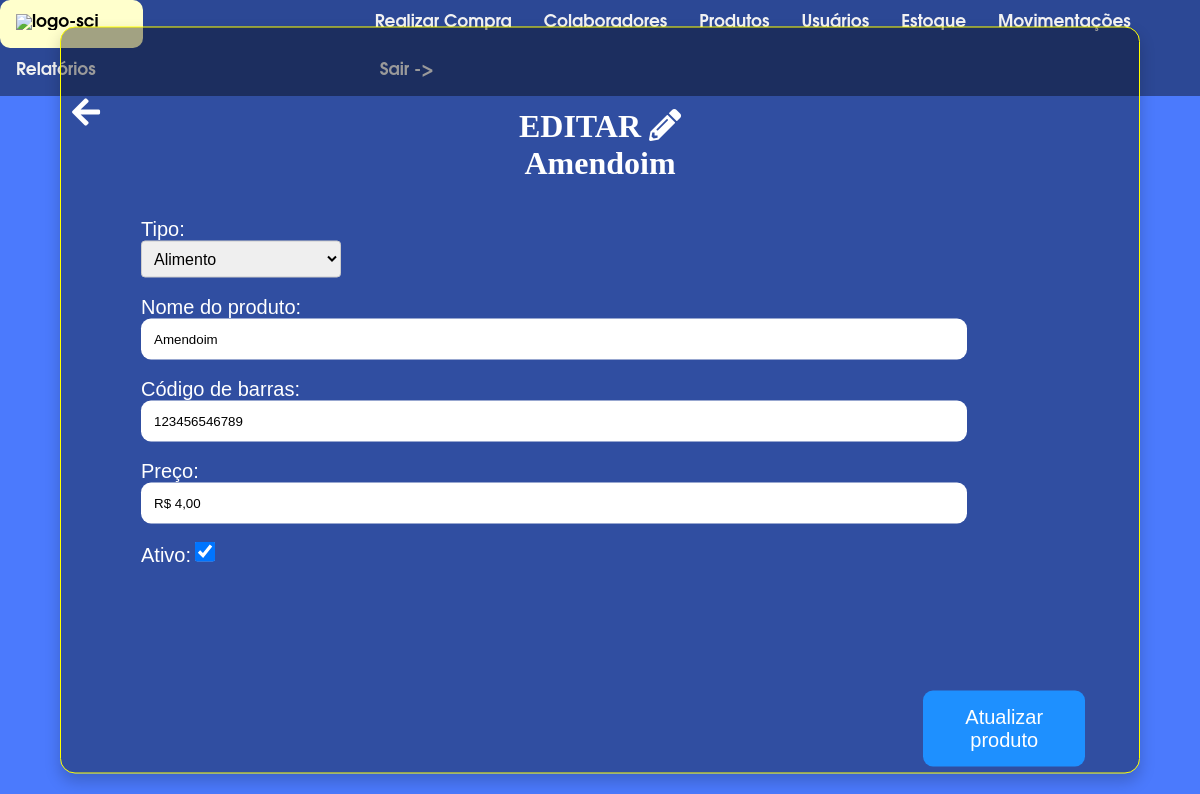
Page /home/editar-produto/2 (signed in) on the committed database.
### produtos/models.py (models this page shows, shortened)
class Produtos(models.Model):
    TIPOS_CHOICES = (
    ('Alimento', 'Alimento'),
    ('Ingresso', 'Ingresso'),
    ('Roupa','Roupa')
    )
    nome = models.CharField(max_length=50)
    cod_barras = models.IntegerField()
    preco = models.DecimalField(max_digits=200,decimal_places=2)
    tipo = models.CharField(max_length=8,choices=TIPOS_CHOICES)
    situacao = models.CharField(default="Ativo", max_length=7)

### produtos/views.py (the view, shortened to what this page needs)
# urls.py: path('editar-produto/<int:id>',EditarProdu,name="EditarProdu"),
@login_required(login_url='Login')
def EditarProdu(request,id):
    produto = Produtos.objects.get(id=id)
    if request.method == 'POST':
        nome = request.POST.get('nome')
        cod_barras = request.POST.get('cod_barras')
        cod_barras = cod_barras.replace('-','').replace('_','')
        preco = request.POST.get('preco')
        tipo = request.POST.get('tipo')
        situacao =  request.POST.get('ativo')
        lista_cods = Produtos.objects.exclude(id=id).values_list('cod_barras',flat=True)
        try:
            if len(cod_barras) == 12:
                if int(cod_barras) not in lista_cods:
                    if situacao == 'on':
                        situacao = 'Ativo'
                    else:
                        situacao = 'Inativo'
                    preco = preco.replace('R$ ','').replace(',','.')
                    print(preco)
                    produto = Produtos.objects.filter(id=id).update(nome=nome,cod_barras=int(cod_barras),preco=Decimal(preco),tipo=tipo,situacao=situacao)
                    limpar_cache_sessao(request)
                    return redirect('ListarProdu')
                else:
                    ultima_tentativa = {
                        'nome':nome,
                        'cod_barras':cod_barras,
                        'preco':preco,
                        'tipo':tipo,
                        'situacao':situacao,
                    }
                    request.session['ultima_tentativa'] = ultima_tentativa
                    raise Exception('Código de barras já cadastrado!')
            else:
                ultima_tentativa = {
                    'nome':nome,
                    'cod_barras':cod_barras,
                    'preco':preco,
                    'tipo':tipo,
                    'situacao':situacao,
                }
                request.session['ultima_tentativa'] = ultima_tentativa
                raise Exception('O código de barra precisa ter 12 números!')
        except Exception as erro:
            messages.error(request,f'{erro}')
            url = reverse('EditarProdu',args=[produto.id])
            return redirect(url)
    else:
        ultima_tentativa = request.session.get('ultima_tentativa')
        if ultima_tentativa is None:
            context = {
            "nome":produto.nome,'cod_barras':produto.cod_barras,'preco':produto.preco,'id':produto.id,
            'tipo':produto.tipo,'situacao':produto.situacao
            }
            return render(request,'produtos/editar_produ.html',context=context)

### templates/produtos/editar_produ.html (shortened to what this page needs)
{% load static%}
<!DOCTYPE html>
<html lang="en">
<head>
    <link rel="stylesheet" href="{% static 'produtos/css/editar_produ.css'%}">
</head>
<body>
  {% include 'navbar.html' %}
  <link rel="stylesheet" href="https://cdnjs.cloudflare.com/ajax/libs/font-awesome/5.15.3/css/all.min.css">
  <a href="{% url 'VoltarProdutos'%}"><i class="fas fa-arrow-left fa-2x" style="position: absolute; top: 12%; left: 6%; color: white;z-index: 2;cursor: pointer;"></i> </a>
    <div class="container">
        <form method="post" action="{% url 'EditarProdu' id=id %}">
            <h1>EDITAR <i class="fas fa-pencil-alt"></i> <br>  {{nome}}</h1>
            <br><br>
            <label for="tipo">Tipo:</label><br>
            <select id="tipo" name="tipo" required value="{{tipo}}">
                        <option value="Alimento"{% if tipo == 'Alimento' %} selected{% endif %}>Alimento</option>
            </select><br><br>
            <label for="nome">Nome do produto:</label><br>
            <input type="text" placeholder="Nome:" name="nome" id="nome" value="{{nome}}" required><br><br>
            <label for="cpf">Código de barras:</label><br>
            <input type="cod_barras" placeholder="cod_barras:" name="cod_barras" id="cod_barras" value ="{{cod_barras}}" required><br><br>
            <label for="preco">Preço:</label><br>
            <input type="text" placeholder="Preço:" name="preco" id="preco" onkeypress="validarEntrada(event)" value="R$ {{preco}}" required><br><br>
            <label for="ativo" class="checkbox-label">Ativo:</label>
            <input type="checkbox" id="ativo" name="ativo" class="checkbox-custom" placeholder="Ativo" {%if situacao%}checked{%endif%}><br><br>
            <br><br><br>
            <button type="submit" style="color:white">Atualizar produto</button>
        </form>
        <br><br><br>
    </div>
</body>
</html>

### static_files/static/produtos/css/editar_produ.css (style rules this page uses)
* { margin: 0; padding: 0; box-sizing: border-box; }
body { background-color: #4b7afd; margin: 0; flex-direction: column; align-items: center; justify-content: center; font-family: Arial, Helvetica, sans-serif; height: 100vh; }
h1 { font-family: serifa bt; z-index: 1111; top:10%; left:40% }
label { font-size: 20px; font-family: sans-serif; }
div { background-color: rgba(0, 0, 0, 0.363); position: absolute; top:50%; left:50%; transform: translate(-50%,-50%); padding:80px; border-radius:15px; color:#fff; width: 90%; border:1px solid yellow; box-shadow: 0 8px 16px rgba(0, 0, 0, 0.2); }
input { padding:15px; border:none; padding:13px; width: 90%; border-radius: 10px; }
button { background-color: dodgerblue; border:none; padding: 15px; width: 15%; border-radius: 10px; cursor:pointer; position:absolute; top:89%; left:80%; font-size: 20px; }
h1 { top:50%; text-align: center; }
input[type="checkbox"] { width: 20px; height: 20px; border: 2px solid #000; background-color: #ccc; }
#tipo { width: 200px; padding: 8px; border: 1px solid #ccc; border-radius: 4px; font-size: 16px; cursor: pointer; }
#tipo option { background-color: #fc0000; color: #333; cursor:pointer }
#tipo option:checked { background-color: #ff1616; font-weight: bold; }

### rows in the picture
Produtos: nome "Amendoim", tipo "Alimento", preco "R$ 4,00", situacao "☑"
